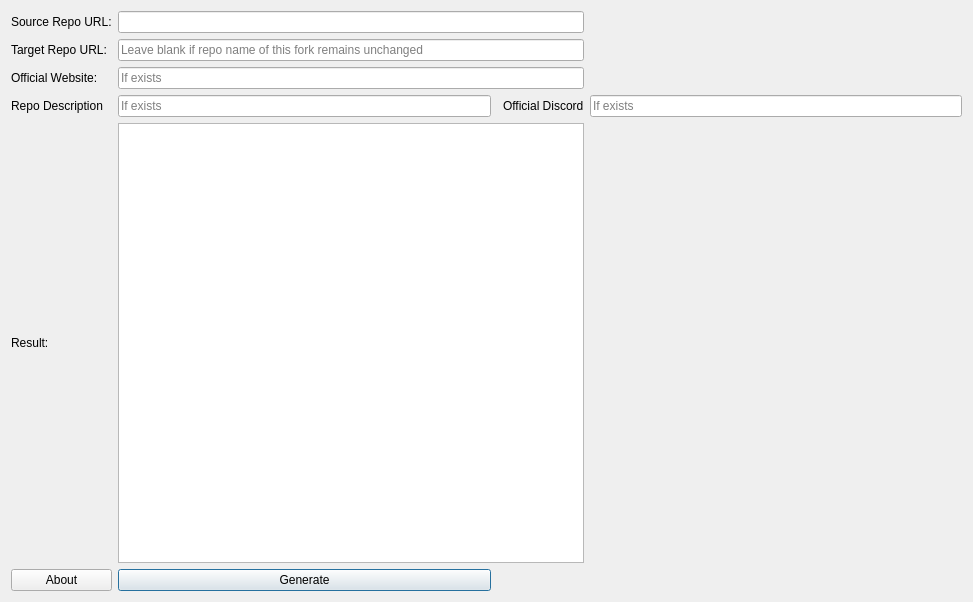
<?xml version="1.0" encoding="UTF-8"?>
<ui version="4.0">
 <class>Widget</class>
 <widget class="QWidget" name="Widget">
  <property name="geometry">
   <rect>
    <x>0</x>
    <y>0</y>
    <width>973</width>
    <height>602</height>
   </rect>
  </property>
  <property name="windowTitle">
   <string>Widget</string>
  </property>
  <layout class="QVBoxLayout" name="verticalLayout">
   <item>
    <layout class="QGridLayout" name="gridLayout">
     <item row="5" column="1" colspan="3">
      <widget class="QPlainTextEdit" name="resultText"/>
     </item>
     <item row="1" column="0">
      <widget class="QLabel" name="label_2">
       <property name="text">
        <string>Target Repo URL:</string>
       </property>
      </widget>
     </item>
     <item row="4" column="3">
      <widget class="QLabel" name="label_4">
       <property name="text">
        <string>Official Discord</string>
       </property>
      </widget>
     </item>
     <item row="0" column="0">
      <widget class="QLabel" name="label_1">
       <property name="text">
        <string>Source Repo URL:</string>
       </property>
      </widget>
     </item>
     <item row="5" column="0">
      <widget class="QLabel" name="label_6">
       <property name="text">
        <string>Result:</string>
       </property>
      </widget>
     </item>
     <item row="2" column="1" colspan="3">
      <widget class="QLineEdit" name="lineEdit_3">
       <property name="placeholderText">
        <string>If exists</string>
       </property>
      </widget>
     </item>
     <item row="1" column="1" colspan="3">
      <widget class="QLineEdit" name="lineEdit_2">
       <property name="placeholderText">
        <string>Leave blank if repo name of this fork remains unchanged</string>
       </property>
      </widget>
     </item>
     <item row="2" column="0">
      <widget class="QLabel" name="label_3">
       <property name="text">
        <string>Official Website:</string>
       </property>
      </widget>
     </item>
     <item row="0" column="1" colspan="3">
      <widget class="QLineEdit" name="lineEdit"/>
     </item>
     <item row="4" column="0">
      <widget class="QLabel" name="label_5">
       <property name="text">
        <string>Repo Description</string>
       </property>
      </widget>
     </item>
     <item row="6" column="0">
      <widget class="QPushButton" name="aboutButton">
       <property name="text">
        <string>About</string>
       </property>
      </widget>
     </item>
     <item row="6" column="1">
      <widget class="QPushButton" name="generateButton">
       <property name="text">
        <string>Generate</string>
       </property>
       <property name="autoDefault">
        <bool>true</bool>
       </property>
       <property name="default">
        <bool>true</bool>
       </property>
      </widget>
     </item>
     <item row="4" column="4">
      <widget class="QLineEdit" name="lineEdit_4">
       <property name="placeholderText">
        <string>If exists</string>
       </property>
      </widget>
     </item>
     <item row="4" column="1">
      <widget class="QLineEdit" name="lineEdit_5">
       <property name="placeholderText">
        <string>If exists</string>
       </property>
      </widget>
     </item>
    </layout>
   </item>
  </layout>
 </widget>
 <tabstops>
  <tabstop>lineEdit</tabstop>
  <tabstop>lineEdit_2</tabstop>
  <tabstop>resultText</tabstop>
  <tabstop>generateButton</tabstop>
 </tabstops>
 <resources/>
 <connections/>
</ui>
